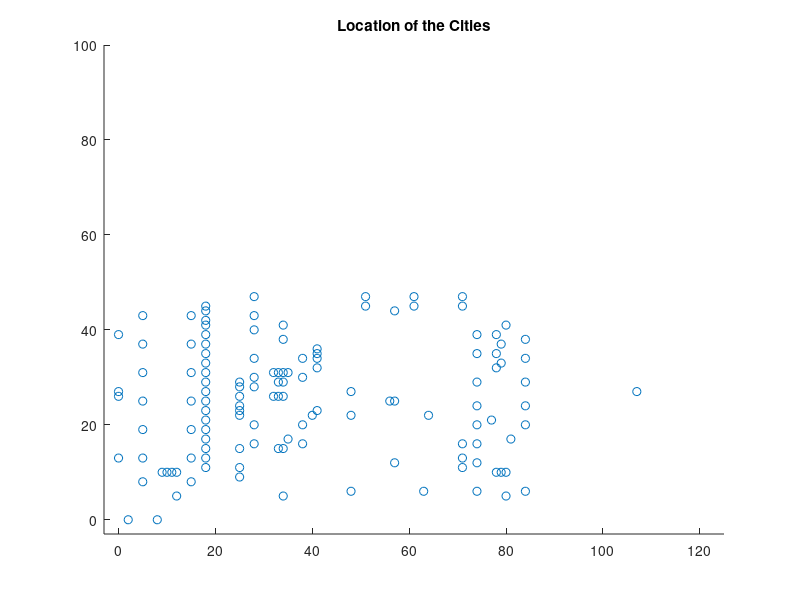

Reproduce this figure in MATLAB. (Note: this script raises an error after producing the figure.)
function tsp()
    close All;
    clear All;
    clc;

    noOfCities = 131;
    coordinates = zeros(noOfCities,2);
    
    % Read coordinates from text file
    % fid = fopen('TSP_411.txt', 'r');
    fid = fopen('data131.txt', 'r');
    tline = fgets(fid);
    i = 1;
    while ischar(tline)
        if tline(1) ~= 'N'
            m = regexp(tline, '\d+'); % returns [node_number, x, y]
            coordinates(i,:) = [str2double(tline(m(2):m(3)-2)), str2double(tline(m(3):end))];
            i = i + 1;
        end
        tline = fgets(fid);
    end
    fclose(fid);
    
    % Initial locations
    figure;
    scatter(coordinates(:,1),coordinates(:,2));
    title('Location of the Cities')
    axis([-3 125 -3 100])
    
    xdist = repmat(coordinates(:,1),1,noOfCities) - repmat(coordinates(:,1)',noOfCities,1);
    ydist = repmat(coordinates(:,2),1,noOfCities) - repmat(coordinates(:,2)',noOfCities,1);
    distances = sqrt(xdist.^2 + ydist.^2);
    distances(find(eye(noOfCities))) = Inf;
    
    % Nearest Neighbor Construction Heuristics
    tic;
    [routeNN, lenNN, startCityNN] = useNearestNeighbor(distances);
    graphNN = createGraph(coordinates, routeNN);
    figure;
    plot(graphNN(:,1),graphNN(:,2));    
    title('Route with Nearest Neighbor');
    axis([-3 125 -3 100]);
    hold on;
    plot(coordinates(startCityNN,1), coordinates(startCityNN,2), 'r*');
    hold off;
    text(130,25,['l=',num2str(round(lenNN))]);
    toc;
    
    % Best Insertion Construction Heuristics
    tic;
    [routeBI, lenBI, startSelecteBI] = useBestInsertion(distances);
    graphBI = createGraph(coordinates, routeBI);
    figure;
    plot(graphBI(:,1),graphBI(:,2));    
    title('Route with Best Insertion');
    axis([-3 125 -3 100]);
    hold on;
    plot(coordinates(startSelecteBI(1),1), coordinates(startSelecteBI(1),2), 'r*');
    plot(coordinates(startSelecteBI(2),1), coordinates(startSelecteBI(2),2), 'r*');
    plot(coordinates(startSelecteBI(3),1), coordinates(startSelecteBI(3),2), 'r*');
    hold off;
    text(130,25,['l=',num2str(round(lenBI))]);
    toc;
    
    % Cheapest Insertion Construction Heuristics
    tic;
    [routeCI, lenCI, startSelecteCI] = useCheapestInsertion(distances);
    graphCI = createGraph(coordinates, routeCI);
    figure;
    plot(graphCI(:,1),graphCI(:,2));    
    title('Route with Cheapest Insertion');
    axis([-3 125 -3 100]);
    hold on;
    plot(coordinates(startSelecteCI,1), coordinates(startSelecteCI,2), 'r*');
    hold off;
    text(130,25,['l=',num2str(round(lenCI))]);
    toc;
    
    % Local Search Improvement Heuristics using Swap only
    tic;
    [routeLSS, lenLSS] = useLocalSearch(distances, 1);
    graphLSS = createGraph(coordinates, routeLSS);
    figure;
    subplot(2,2,1);
    plot(graphLSS(:,1),graphLSS(:,2));    
    title('Route with Local Search (Swap)');
    axis([-3 125 -3 100]);
    text(130,25,['l=',num2str(round(lenLSS))]);
    toc;
    
    % Local Search Improvement Heuristics using Translation only
    tic;
    [routeLST, lenLST] = useLocalSearch(distances, 2);
    graphLST = createGraph(coordinates, routeLST);
    subplot(2,2,2);
    plot(graphLST(:,1),graphLST(:,2));    
    title('Route with Local Search (Translation)');
    axis([-3 125 -3 100]);
    text(130,25,['l=',num2str(round(lenLST))]);
    toc;
    
    % Local Search Improvement Heuristics using Inversion only
    tic;
    [routeLSI, lenLSI] = useLocalSearch(distances, 3);
    graphLSI = createGraph(coordinates, routeLSI);
    subplot(2,2,3);
    plot(graphLSI(:,1),graphLSI(:,2));
    title('Route with Local Search (Inversion)');
    axis([-3 125 -3 100]);
    text(130,25,['l=',num2str(round(lenLSI))]);
    toc;
    
    % Local Search Improvement Heuristics using Swap, Translation & Inversion
    tic;
    [routeLSSTI, lenLSSTI] = useLocalSearch(distances, 4);
    graphLSSTI = createGraph(coordinates, routeLSSTI);
    subplot(2,2,4);
    plot(graphLSSTI(:,1),graphLSSTI(:,2));
    title('Route with Local Search (Swap, Translation, Inversion)');
    axis([-3 125 -3 100]);
    text(130,25,['l=',num2str(round(lenLSSTI))]);
    toc;
end

function graph = createGraph(coordinates, route)
    noOfCities = length(route);
    i = 1;
    j = 1;
    graph = ones(noOfCities+1,2);
    while i < noOfCities+1
        graph(i,:) = coordinates(j,:);
        j = find(route(j,:)); %next connected node
        i = i + 1;
    end
    graph(i,:) = coordinates(1,:); %close graph
end
